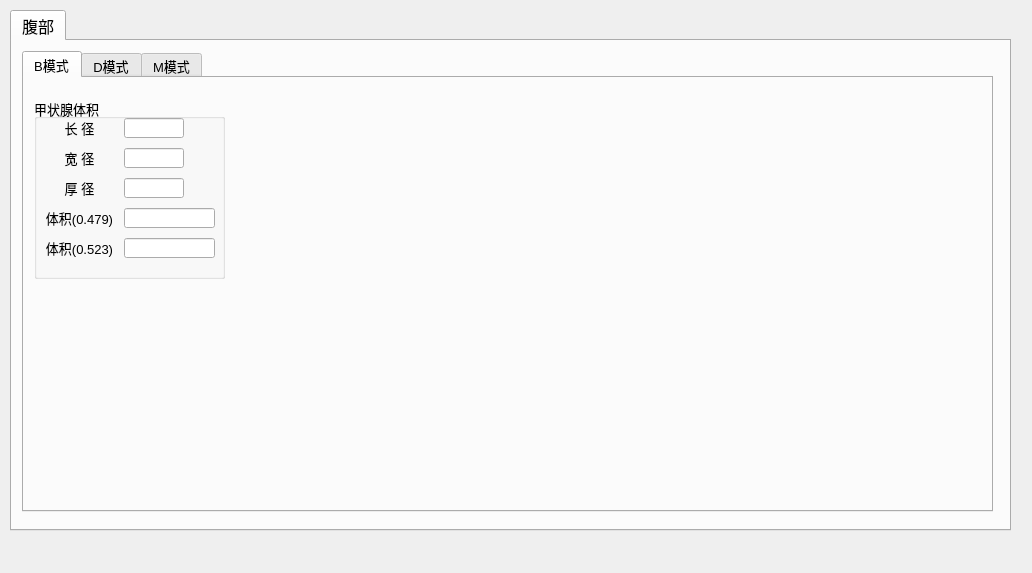
<?xml version="1.0" encoding="UTF-8"?>
<ui version="4.0">
 <class>Form</class>
 <widget class="QWidget" name="Form">
  <property name="geometry">
   <rect>
    <x>0</x>
    <y>0</y>
    <width>1032</width>
    <height>573</height>
   </rect>
  </property>
  <property name="windowTitle">
   <string>Form</string>
  </property>
  <widget class="QTabWidget" name="tabWidget">
   <property name="geometry">
    <rect>
     <x>10</x>
     <y>10</y>
     <width>1001</width>
     <height>521</height>
    </rect>
   </property>
   <property name="font">
    <font>
     <pointsize>12</pointsize>
    </font>
   </property>
   <property name="currentIndex">
    <number>0</number>
   </property>
   <widget class="QWidget" name="tab_ob">
    <property name="font">
     <font>
      <pointsize>12</pointsize>
     </font>
    </property>
    <attribute name="title">
     <string>腹部</string>
    </attribute>
    <widget class="QTabWidget" name="tabWidget_2">
     <property name="geometry">
      <rect>
       <x>10</x>
       <y>10</y>
       <width>971</width>
       <height>461</height>
      </rect>
     </property>
     <property name="font">
      <font>
       <pointsize>10</pointsize>
      </font>
     </property>
     <property name="currentIndex">
      <number>0</number>
     </property>
     <widget class="QWidget" name="tab_ob_b">
      <attribute name="title">
       <string>B模式</string>
      </attribute>
      <widget class="QGroupBox" name="groupBox">
       <property name="geometry">
        <rect>
         <x>10</x>
         <y>20</y>
         <width>191</width>
         <height>181</height>
        </rect>
       </property>
       <property name="title">
        <string>甲状腺体积</string>
       </property>
       <widget class="QLabel" name="label">
        <property name="geometry">
         <rect>
          <x>10</x>
          <y>20</y>
          <width>71</width>
          <height>20</height>
         </rect>
        </property>
        <property name="text">
         <string>长 径</string>
        </property>
        <property name="alignment">
         <set>Qt::AlignCenter</set>
        </property>
       </widget>
       <widget class="QLineEdit" name="thy_d1">
        <property name="geometry">
         <rect>
          <x>90</x>
          <y>20</y>
          <width>60</width>
          <height>20</height>
         </rect>
        </property>
       </widget>
       <widget class="QLabel" name="label_2">
        <property name="geometry">
         <rect>
          <x>10</x>
          <y>50</y>
          <width>71</width>
          <height>20</height>
         </rect>
        </property>
        <property name="text">
         <string>宽 径</string>
        </property>
        <property name="alignment">
         <set>Qt::AlignCenter</set>
        </property>
       </widget>
       <widget class="QLineEdit" name="thy_d2">
        <property name="geometry">
         <rect>
          <x>90</x>
          <y>50</y>
          <width>60</width>
          <height>20</height>
         </rect>
        </property>
       </widget>
       <widget class="QLineEdit" name="thy_d3">
        <property name="geometry">
         <rect>
          <x>90</x>
          <y>80</y>
          <width>60</width>
          <height>20</height>
         </rect>
        </property>
       </widget>
       <widget class="QLabel" name="label_3">
        <property name="geometry">
         <rect>
          <x>10</x>
          <y>80</y>
          <width>71</width>
          <height>20</height>
         </rect>
        </property>
        <property name="text">
         <string>厚 径</string>
        </property>
        <property name="alignment">
         <set>Qt::AlignCenter</set>
        </property>
       </widget>
       <widget class="QLineEdit" name="thy_v1">
        <property name="enabled">
         <bool>true</bool>
        </property>
        <property name="geometry">
         <rect>
          <x>90</x>
          <y>110</y>
          <width>91</width>
          <height>20</height>
         </rect>
        </property>
        <property name="readOnly">
         <bool>true</bool>
        </property>
       </widget>
       <widget class="QLabel" name="label_4">
        <property name="geometry">
         <rect>
          <x>10</x>
          <y>110</y>
          <width>71</width>
          <height>20</height>
         </rect>
        </property>
        <property name="text">
         <string>体积(0.479)</string>
        </property>
        <property name="alignment">
         <set>Qt::AlignCenter</set>
        </property>
       </widget>
       <widget class="QLineEdit" name="thy_v2">
        <property name="enabled">
         <bool>true</bool>
        </property>
        <property name="geometry">
         <rect>
          <x>90</x>
          <y>140</y>
          <width>91</width>
          <height>20</height>
         </rect>
        </property>
        <property name="readOnly">
         <bool>true</bool>
        </property>
       </widget>
       <widget class="QLabel" name="label_5">
        <property name="geometry">
         <rect>
          <x>10</x>
          <y>140</y>
          <width>71</width>
          <height>20</height>
         </rect>
        </property>
        <property name="text">
         <string>体积(0.523)</string>
        </property>
        <property name="alignment">
         <set>Qt::AlignCenter</set>
        </property>
       </widget>
      </widget>
     </widget>
     <widget class="QWidget" name="tab_ob_d">
      <attribute name="title">
       <string>D模式</string>
      </attribute>
     </widget>
     <widget class="QWidget" name="tab_ob_m">
      <attribute name="title">
       <string>M模式</string>
      </attribute>
     </widget>
    </widget>
   </widget>
  </widget>
 </widget>
 <resources/>
 <connections/>
</ui>
